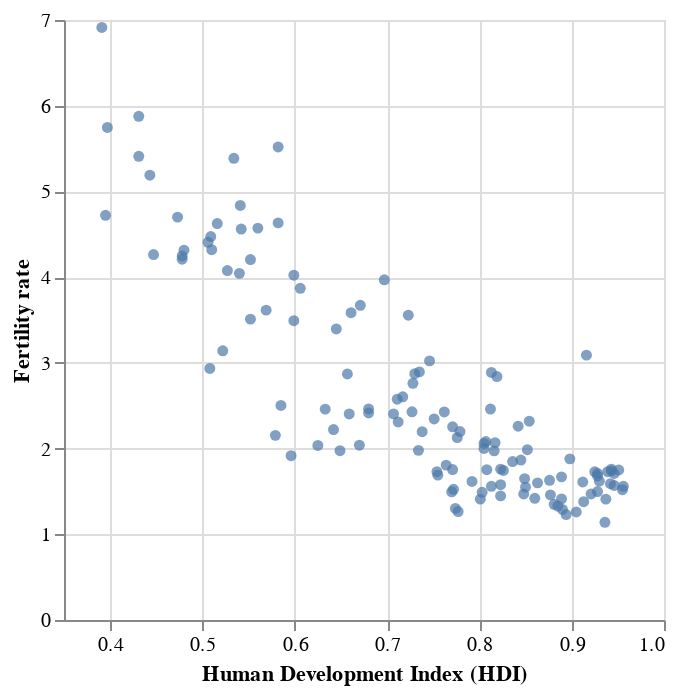

The cell this chart's notebook holds for it:
### Markdown cell above
#### HDI and fertility rate

### Code cell
base = alt.Chart(data)
    
scatter_hdi = base.mark_circle().encode( 
    x = alt.X("hdi:Q",
              scale = alt.Scale(zero = False),
              title = "Human Development Index (HDI)"), 
    y = alt.Y("fertility_total:Q",
              title = "Fertility rate")
).properties(
    width = 300,
    height = 300)

scatter_hdi

### Figure 1 — Vega-Lite specification as saved in the notebook (floating-point values rounded to 4 significant figures; data arrays with more than 128 entries replaced by an {"elided": "..."} marker saying what was removed)
{"$schema": "https://vega.github.io/schema/vega-lite/v4.17.0.json", "config": {"view": {"continuousHeight": 300, "continuousWidth": 400}}, "data": {"name": "data-6cd1456596c1f74e121582c365026ae5"}, "datasets": {"data-6cd1456596c1f74e121582c365026ae5": {"elided": "129 records"}}, "encoding": {"x": {"field": "hdi", "scale": {"zero": false}, "title": "Human Development Index (HDI)", "type": "quantitative"}, "y": {"field": "fertility_total", "title": "Fertility rate", "type": "quantitative"}}, "height": 300, "mark": "circle", "width": 300}
